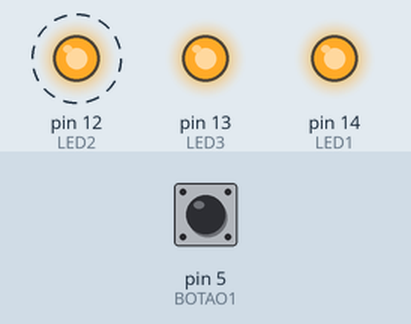
Bench run of a sketch on a simulated Arduino Uno, built with avr-gcc and run on an emulated ATmega328P. On the bench: output pins drawn as LEDs (lit = HIGH). Dashed ring = blinking. The test bench sets the inputs (shaded band); at power-on: pin 5 (BOTAO1) HIGH.

Above: at 2.8 s.
2.9 s: pin 5 (BOTAO1) pulled LOW for 1.2 s
At 3.9 s:
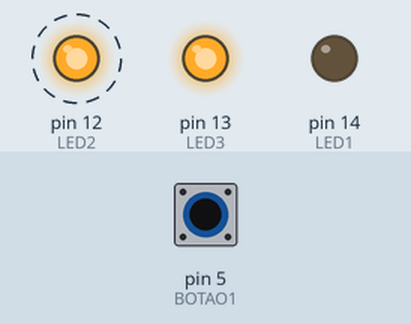
6.4 s: pin 5 (BOTAO1) pulled LOW for 3.2 s
At 10.4 s:
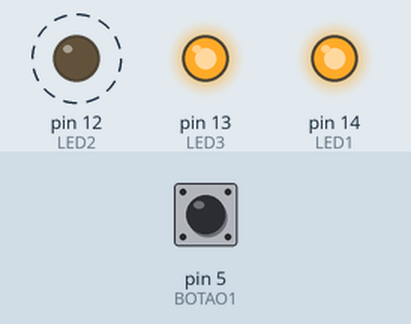
Timing chart, 0 to 17.1 s (numbered marks = the images above; inputs shaded):
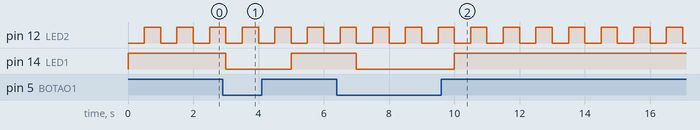

Measured:
- after the input at 2.9 s, pin 14 (LED1): HIGH → LOW after 0.10 s, → HIGH 2.0 s later
- after the input at 6.4 s, pin 14 (LED1): HIGH → LOW after 0.60 s, → HIGH 3.0 s later
- by itself, pin 12 (LED2): alternates HIGH for 0.50 s and LOW for 0.50 s

The sketch:

exemplo_polling_2.ino
```cpp
#define LED1 14
#define LED2 12
#define LED3 13
#define LED_LIGADO 0
#define LED_DESLIGADO 1
#define BOTAO1 5
#define BOTAO2 4
#define BOTAO_LIGADO 0
#define BOTAO_DESLIGADO 1

void inicializa_hardware(){
  //Configura as saídas
  pinMode(LED1, OUTPUT);
  pinMode(LED2, OUTPUT);
  pinMode(LED3, OUTPUT);
  //Garante que as saídas estão desligadas
  digitalWrite(LED1, LED_DESLIGADO);
  digitalWrite(LED2, LED_DESLIGADO);
  digitalWrite(LED3, LED_DESLIGADO);
  //Configurar as entradas
  pinMode(BOTAO1, INPUT_PULLUP);
  pinMode(BOTAO2, INPUT_PULLUP);
}

void setup() {
  inicializa_hardware();
}

void loop() {
  if(digitalRead(BOTAO1) == BOTAO_LIGADO){
    digitalWrite(LED1, LED_LIGADO);
  } else {
    digitalWrite(LED1, LED_DESLIGADO);
  }
  digitalWrite(LED2, LED_LIGADO);
  delay(500);
  digitalWrite(LED2, LED_DESLIGADO);
  delay(500);
}
```
